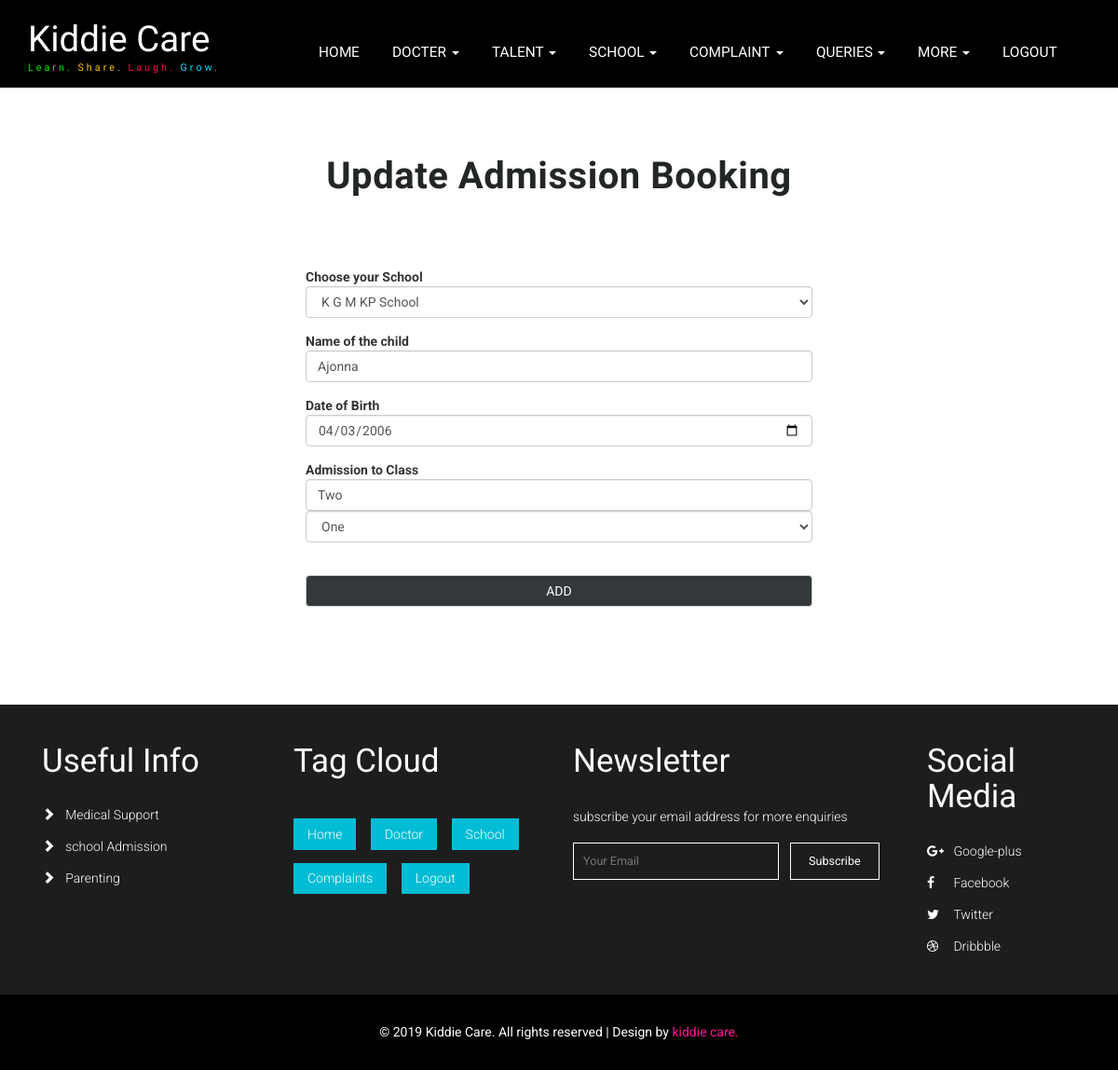
The app's page /bookadmissionupdate/1 (signed in) with its own data.
### kiddiecloud/models.py (models this page shows)
class BookAdmission(db.Model):
    id = db.Column(db.Integer, primary_key=True)
    user = db.Column(db.String(200))
    school = db.Column(db.String(200), nullable=False)
    name = db.Column(db.String(200), nullable=False)
    dob = db.Column(db.String(200), nullable=False)
    std = db.Column(db.String(200), nullable=False)
    status = db.Column(db.String(200))

### kiddiecloud/routes.py (the view)
@app.route('/bookadmissionupdate/<int:id>', methods=['GET', 'POST'])
@login_required
def bookadmissionupdate(id):
    school = AddSchool.query.all()
    task = BookAdmission.query.get_or_404(id)
    if request.method == 'POST':
        task.school = request.form['school']
        task.name = request.form['name']
        task.dob = request.form['dob']
        task.std = request.form['std']
        try:
            db.session.commit()
            return redirect('/bookadmissionview')
        except:
            return 'There was an issue updating your task'
    else:
        return render_template('bookadmissionupdate.html', task=task,school= school)

### kiddiecloud/models.py (called while the page is built)
@login_manager.user_loader
def load_user(id):
    return User.query.get(int(id))

### kiddiecloud/templates/bookadmissionupdate.html (shortened to what this page needs)
{%extends "user_layout.html"%}
{%block content%}
<div class="inner_content_info_agileits">
    <div class="container">
        <h3 class="heading-agileinfo">Update Admission Booking</h3>
        <div class="modal-body align-w3">
            <form action="/bookadmissionupdate/{{task.id}}" method="POST" class="p-sm-3">
                <div class="form-group">
                    <label>Choose your School</label>
                    <select id="school" name="school"  class="form-control" required="">
                        <option>{{task.school}}</option>
                    </select>
                </div>
                <div class="form-group">
                    <label class="mb-2">Name of the child</label>
                    <input type="text" class="form-control" id="name" name="name" value="{{task.name}}" aria-describedby="emailHelp" placeholder="" required="">
                </div>
                <div class="form-group">
                    <label class="mb-2">Date of Birth</label>
                    <input type="date" class="form-control" id="dob" name="dob" value="{{task.dob}}"aria-describedby="emailHelp" placeholder="" required="">
                </div>
                <div class="form-group">
                    <label>Admission to Class</label>
                    <input type="text" class="form-control" value="{{task.std}}">
                    <select id="std" name="std" class="form-control" required="">
                        <option value="One">One</option>
                    </select>
                </div><br>
                <div class="right-w3l">
                    <input type="submit" class="form-control bg-theme" value="ADD">
                </div>
            </form>
        </div>
    </div>
</div>
{%endblock%}

### kiddiecloud/static/css/style.css (style rules this page uses)
body { margin:0; font-family: 'Roboto', sans-serif; background: #fff; }
h1,h2,h3,h4,h5,h6 { margin:0; font-family: 'Yanone Kaffeesatz', sans-serif; }
ul,label { margin:0; padding:0; }
.modal-body { padding: 0 2em 2.5em; }
.inner_content_info_agileits { padding: 5em 0; }
.modal-body { max-width: 600px; margin: 0 auto; }
.heading-agileinfo { font-weight: 600; letter-spacing: .5px; font-size: 40px; margin-bottom: 1.9em; text-align: center; color: rgb(35, 38, 39); text-transform: capitalize; position: relative; margin-top: 0; }
.bg-theme { background: rgb(51, 56, 58); color: #fff; }

### records on screen
BookAdmission: school "K G M KP School", name "Ajonna", dob "04/03/2006", std "Two"
